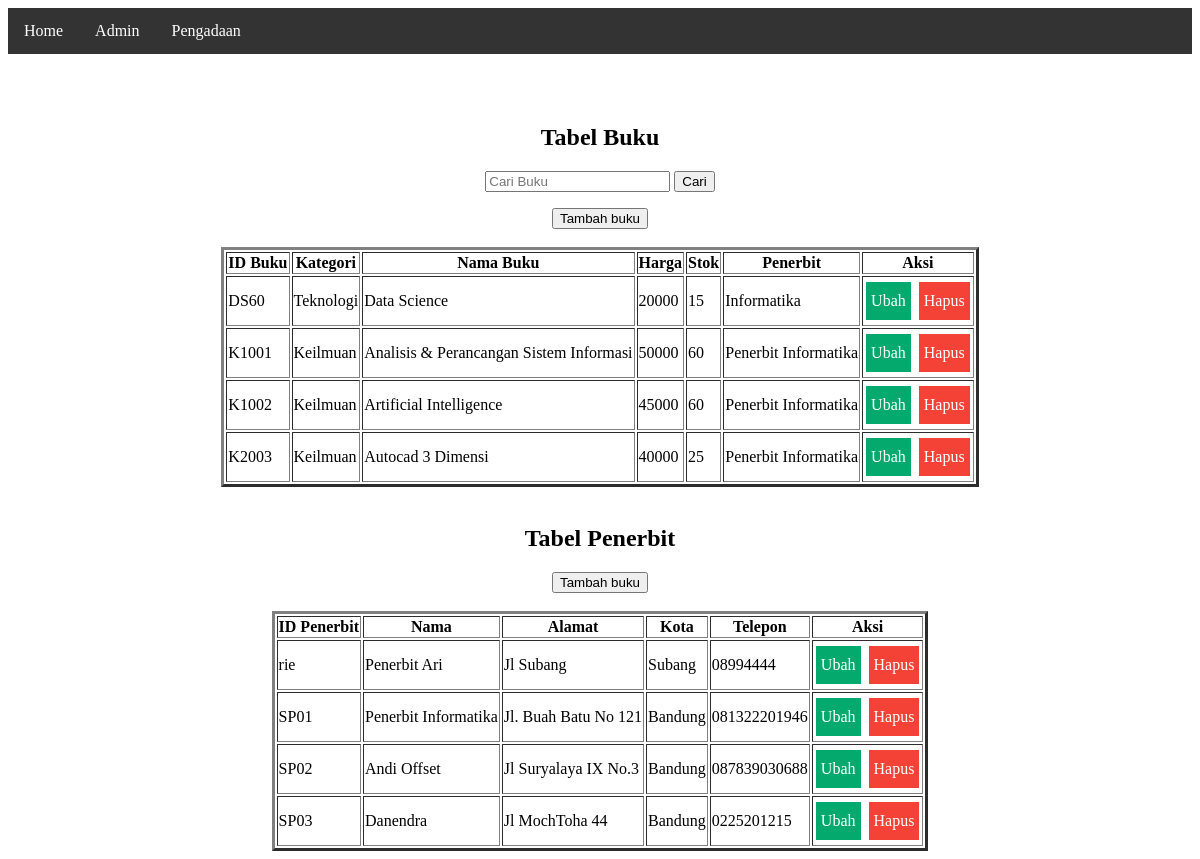
The app's page /admin.php, older data.
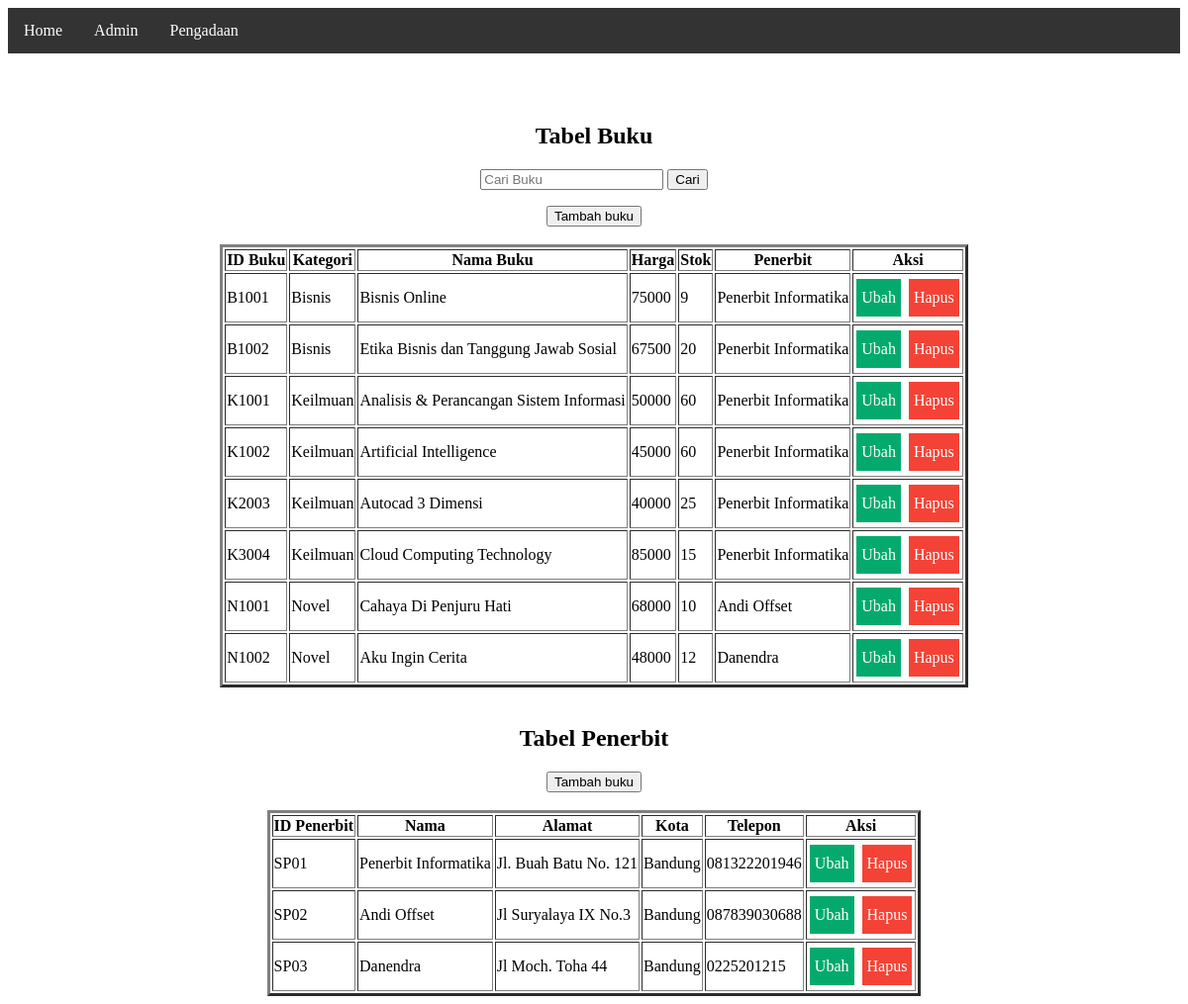
The same page, newer data.
### tables this page shows
CREATE TABLE `buku` (
  `idBuku` varchar(255) NOT NULL,
  `kategori` varchar(255) NOT NULL,
  `namaBuku` varchar(255) NOT NULL,
  `harga` int(11) NOT NULL,
  `stok` int(11) NOT NULL,
  `penerbit` varchar(255) NOT NULL
);

CREATE TABLE `penerbit` (
  `idpenerbit` varchar(255) NOT NULL,
  `nama` varchar(255) NOT NULL,
  `alamat` varchar(255) NOT NULL,
  `kota` varchar(255) NOT NULL,
  `telepon` varchar(15) NOT NULL
);

### functions.php (called while the page is built, shortened)
<?php
$conn = mysqli_connect("localhost","root","","data");
function query($query){
    global $conn;
    $result = mysqli_query($conn, $query);
    $rows = [];
    while( $row = mysqli_fetch_assoc($result)){
        $rows[] = $row;
    }
    return $rows;
}
?>

### admin.php (the view, shortened to what this page needs)
<?php
require 'functions.php';
$buku = query("SELECT * FROM buku");
$penerbit = query("SELECT * FROM penerbit");
?>
<html>
    <head>
        <link rel="stylesheet" href="style/style.css">
    </head>
    <body>
        <ul>
            <li><a href="index.php">Home</a></li>
            <li><a href="admin.php">Admin</a></li>
            <li><a href="pengadaan.php">Pengadaan</a></li>
        </ul>
        <div class="container">
            <h2><center>Tabel Buku</center></h2>
            <center><form action="" method="post">
                <input type="text" name="keyword" placeholder="Cari Buku">
                <button type="submit" name="cariBuku">Cari</button>
            </form></center>
            <center><button onclick="document.location='tambahBuku.php'">Tambah buku</button> </center>
            <br>
            <table border="3" class="center">
                <thead>
                    <tr>
                        <th>ID Buku</th>
                        <th>Kategori</th>
                        <th>Nama Buku</th>
                        <th>Harga</th>
                        <th>Stok</th>
                        <th>Penerbit</th>
                        <th>Aksi</th>
                    </tr>
                </thead>
                <tbody>
                    <?php foreach($buku as $row) : ?>
                    <tr>
                        <td><?= $row["idBuku"]?></td>
                        <td><?= $row["kategori"]?></td>
                        <td><?= $row["namaBuku"]?></td>
                        <td><?= $row["harga"]?></td>
                        <td><?= $row["stok"]?></td>
                        <td><?= $row["penerbit"]?></td>
                        <td style="text-align: center;">
                            <a class="buttonUbah" href="ubahBuku.php?idBuku=<?= $row['idBuku']; ?>">Ubah</a>
                            <a class="buttonHapus" href="hapusBuku.php?idBuku=<?= $row['idBuku']; ?>" onclick="return confirm('yakin?');"> Hapus</a>
                        </td>
                    </tr>
                <?php endforeach; ?>
            </tbody>
            </table>
            <br>
            <h2><center>Tabel Penerbit</center></h2>
            <center><button onclick="document.location='tambahPenerbit.php'">Tambah buku</button></center>
            <br>
            <table border="3" class="center">
            <thead>
                <tr>
                    <th>ID Penerbit</th>
                    <th>Nama</th>
                    <th>Alamat</th>
                    <th>Kota</th>
                    <th>Telepon</th>
                    <th>Aksi</th>
                </tr>
            </thead>
            <tbody>
                <?php foreach($penerbit as $row) : ?>
                <tr>
                    <td><?= $row["idpenerbit"]?></td>
                    <td><?= $row["nama"]?></td>
                    <td><?= $row["alamat"]?></td>
                    <td><?= $row["kota"]?></td>
                    <td><?= $row["telepon"]?></td>
                    <td style="text-align: center;">
                            <a class="buttonUbah" href="ubahPenerbit.php?idpenerbit=<?= $row['idpenerbit']; ?>">Ubah</a>
                            <a class="buttonHapus" href="hapusPenerbit.php?idpenerbit=<?= $row['idpenerbit']; ?>" onclick="return confirm('yakin?');"> Hapus</a>
                    </td>
                </tr>
            <?php endforeach; ?>
            </tbody>
            </table>
        </div>
    </body>
</html>

Row changes from the older to the newer data that the page shows:
removed buku: idBuku "DS60", kategori "Teknologi", namaBuku "Data Science", harga "20000", stok "15", penerbit "Informatika"
removed penerbit: idpenerbit "rie", nama "Penerbit Ari", alamat "Jl Subang", kota "Subang", telepon "08994444"
added buku: idBuku "B1001", kategori "Bisnis", namaBuku "Bisnis Online", harga "75000", stok "9", penerbit "Penerbit Informatika"
added buku: idBuku "B1002", kategori "Bisnis", namaBuku "Etika Bisnis dan Tanggung Jawab Sosial", harga "67500", stok "20", penerbit "Penerbit Informatika"
added buku: idBuku "K3004", kategori "Keilmuan", namaBuku "Cloud Computing Technology", harga "85000", stok "15", penerbit "Penerbit Informatika"
added buku: idBuku "N1001", kategori "Novel", namaBuku "Cahaya Di Penjuru Hati", harga "68000", stok "10", penerbit "Andi Offset"
added buku: idBuku "N1002", kategori "Novel", namaBuku "Aku Ingin Cerita", harga "48000", stok "12", penerbit "Danendra"
changed penerbit "SP01": alamat "Jl. Buah Batu No 121" → "Jl. Buah Batu No. 121"
changed penerbit "SP03": alamat "Jl MochToha 44" → "Jl Moch. Toha 44"
